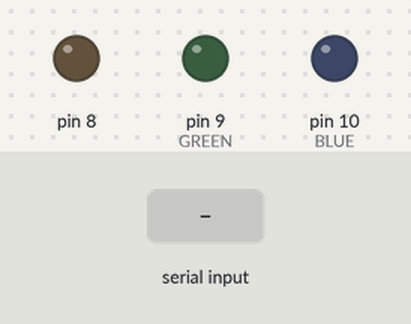
This sketch was run on a simulated Arduino Uno, built with avr-gcc and run on an emulated ATmega328P. Parts: output pins drawn as LEDs (lit = HIGH). Inputs (shaded band) come from the test bench.

Above: at 1.2 s.
1.3 s: "90,45,200\n" received over Serial
At 1.8 s:
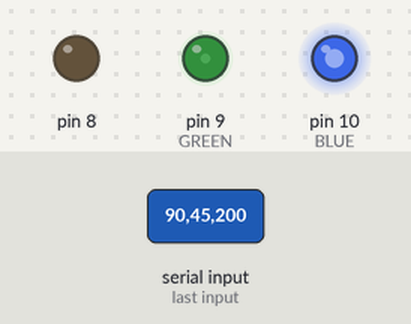
2.8 s: "30,150,10\n" received over Serial
At 4.0 s:
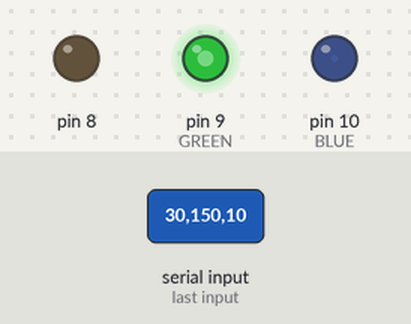
4.3 s: "90,45\n" received over Serial
At 6.0 s:
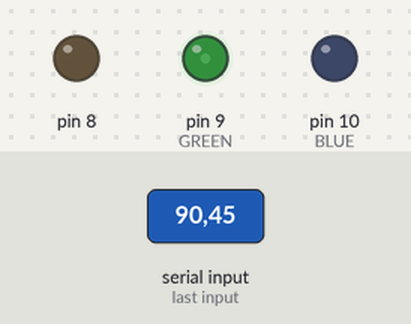
6.7 s: "30,150\n" received over Serial
At 8.9 s:
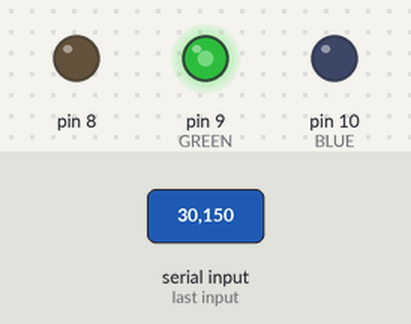
9.2 s: "200\n" received over Serial
At 11.7 s:
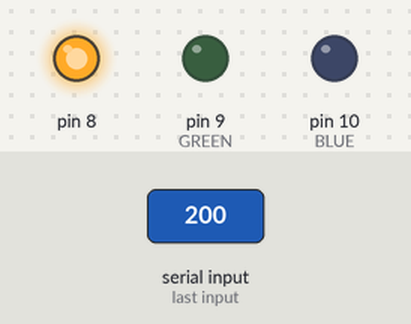
12.2 s: "1,90\n" received over Serial
At 14.4 s:
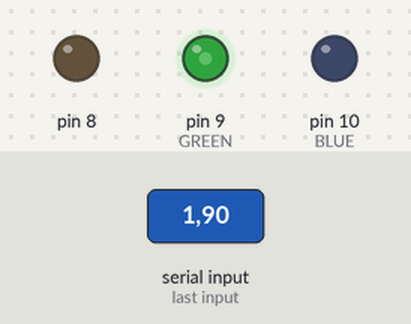
Timing chart, 0 to 15.6 s (numbered marks = the images above; inputs shaded):
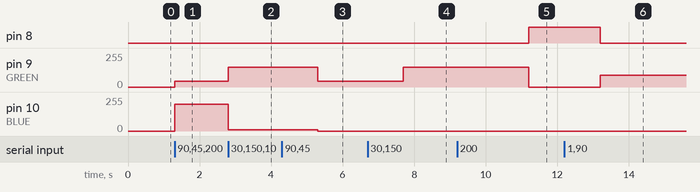

Measured:
- after the input at 1.3 s, pin 9 (GREEN): 0/255 → 45/255 at once; pin 10 (BLUE): 0/255 → 200/255 at once
- after the input at 2.8 s, pin 9 (GREEN): 45/255 → 150/255 at once; pin 10 (BLUE): 200/255 → 10/255 at once
- after the input at 4.3 s, pin 9 (GREEN): 150/255 → 45/255 after 1.0 s; pin 10 (BLUE): 10/255 → 0/255 after 1.0 s
- after the input at 6.7 s, pin 9 (GREEN): 45/255 → 150/255 after 1.0 s
- after the input at 9.2 s, pin 8: LOW → HIGH after 2.0 s; pin 9 (GREEN): 150/255 → 0/255 after 2.0 s
- after the input at 12.2 s, pin 8: HIGH → LOW after 1.0 s; pin 9 (GREEN): 0/255 → 90/255 after 1.0 s

The sketch:

RGB_LED_WITH_DIGIT.ino
```cpp
enum RGB {
  RED = 8U,
  GREEN, // 9
  BLUE // 10
};

void setup() {
  pinMode(RED, OUTPUT);
  pinMode(GREEN, OUTPUT);
  pinMode(BLUE, OUTPUT);
  Serial.begin(115200UL);
}

void loop() {
  while(Serial.available())
  {
    uint16_t red_value = {Serial.parseInt()};
    uint16_t green_value = {Serial.parseInt()};
    uint16_t blue_value = {Serial.parseInt()};
    if(Serial.read() == '\n'); {
    analogWrite(RED, red_value);
    analogWrite(GREEN, green_value);
    analogWrite(BLUE, blue_value);
    }
  }

}
```
